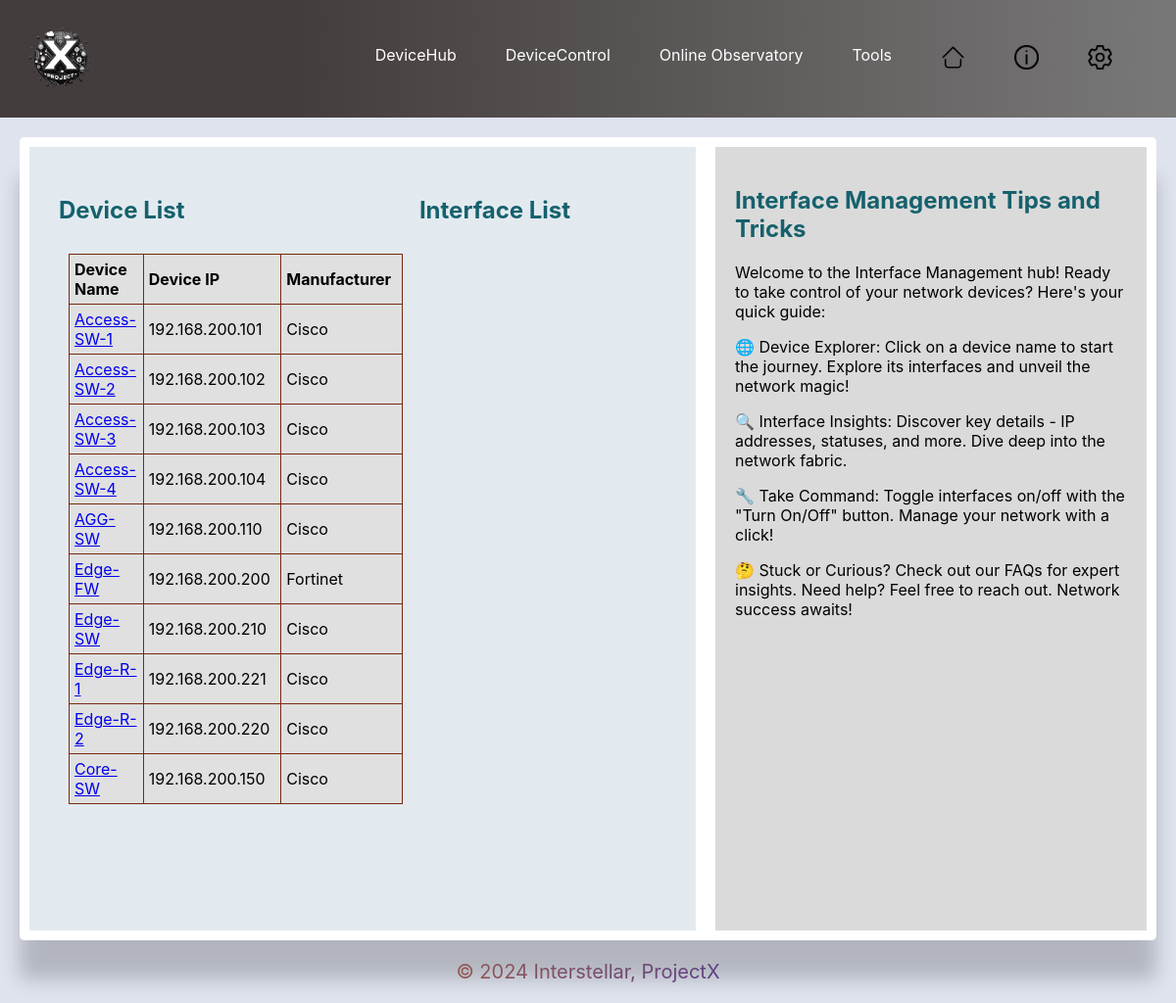
/devicecontrol/interface-mng/, run on an earlier commit of the app's database.
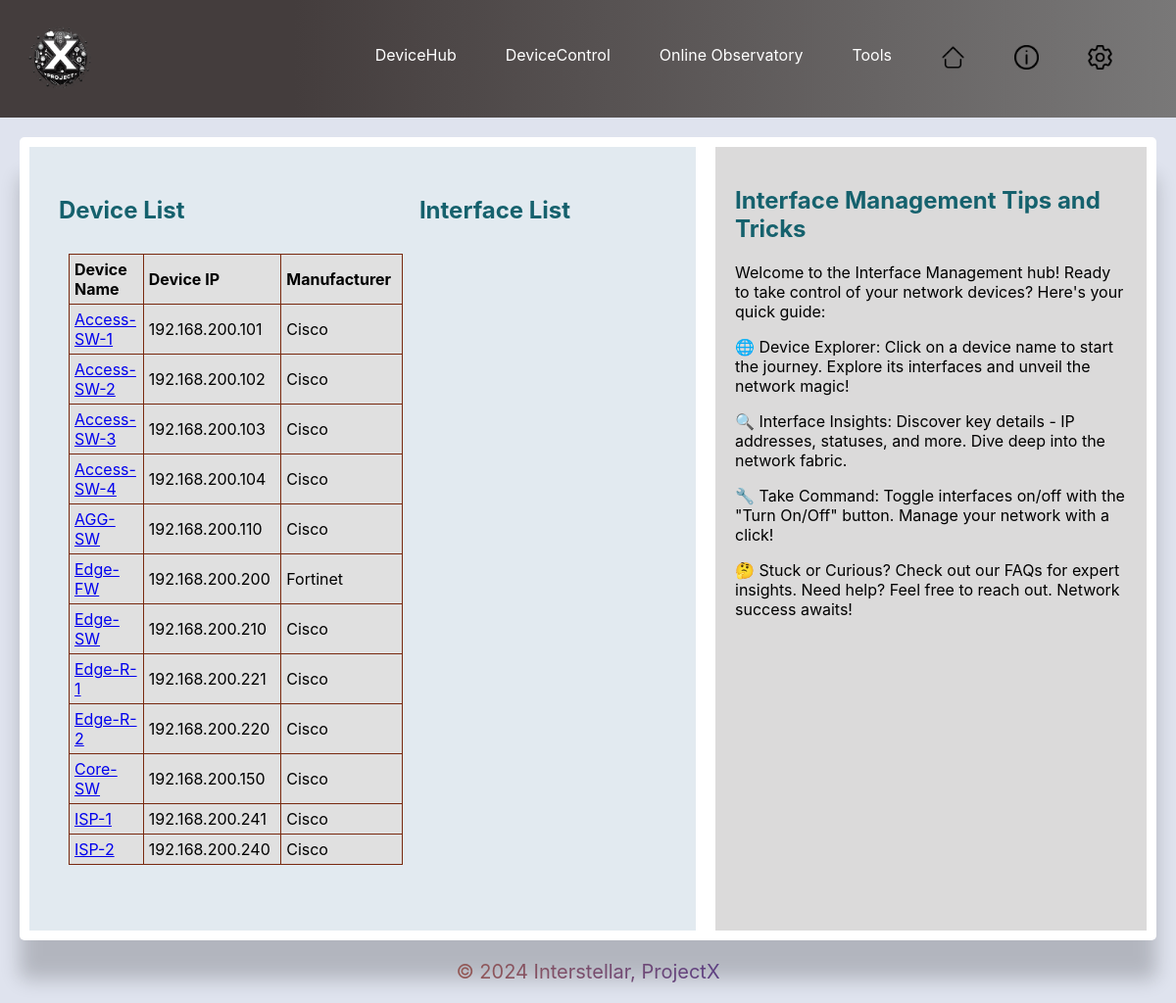
And on a later commit of the database.
### deviceHub/models.py (models this page shows, shortened)
class Device(models.Model):
    device_name = models.CharField(max_length=255)
    ip_address = models.GenericIPAddressField()
    device_type = models.CharField(max_length=255)
    manufacturer = models.CharField(max_length=255, blank=True, null=True)
    model = models.CharField(max_length=255, blank=True, null=True)
    location = models.CharField(max_length=255, blank=True, null=True)
    rack_loc = models.CharField(max_length=255, blank=True, null=True)

### deviceControl/views.py (the view)
# urls.py: path('interface-mng/', views.device_data, name='device_data'),
def device_data(request):
    devices = Device.objects.all().values_list( 'device_name', 'ip_address', 'manufacturer', 'device_type')
    context = {'devices': devices}
    return render(request, 'interface_mng.html', context)

### templates/interface_mng.html (shortened to what this page needs)
{% extends 'base.html' %}
    {% load static %}
{% block content %}
<div class="interface-container">
    <div class="device_list_class">
        <h2>Device List</h2>
        <table>
            <thead>
                <tr>
                    <th>Device Name</th>
                    <th>Device IP</th>
                    <th>Manufacturer</th>
                </tr>
            </thead>
            <tbody>
                {% for device in devices %}
                {% if device.2 == 'Cisco' or device.2 == 'Fortinet' %}
                <tr>
                    <td><a href="#" class="device-name" data-device-name="{{device.0}}" data-device-ip="{{ device.1 }}"
                            data-device-manufacturer="{{ device.2}}">{{ device.0 }}</a></td>
                    <td>{{ device.1 }}</td>
                    <td>{{ device.2 }}</td>
                </tr>
                {% endif %}
                {% empty %}
                <tr>
                    <td colspan="2">No devices found.</td>
                </tr>
                {% endfor %}
            </tbody>
        </table>
    </div>
    <div class="inter_list_class">
        <h2 id="selected-device-info">Interface List</h2>
    </div>
</div>
{% endblock %}
{% block help %}
<h2>Interface Management Tips and Tricks</h2>
<div>
    <p>Welcome to the Interface Management hub! Ready to take control of your network devices? Here's your quick guide:
    </p>
    <p>🌐 Device Explorer: Click on a device name to start the journey. Explore its interfaces and unveil the network
        magic!</p>
    <p>🔍 Interface Insights: Discover key details - IP addresses, statuses, and more. Dive deep into the network
        fabric.</p>
    <p>🔧 Take Command: Toggle interfaces on/off with the "Turn On/Off" button. Manage your network with a click!</p>
    <p>🤔 Stuck or Curious? Check out our FAQs for expert insights. Need help? Feel free to reach out. Network success
        awaits!</p>
</div>
{% endblock %}

What changed in the data, as far as the page shows it:
added Device: device_name "ISP-1", ip_address "192.168.200.241", manufacturer "Cisco"
added Device: device_name "ISP-2", ip_address "192.168.200.240", manufacturer "Cisco"
